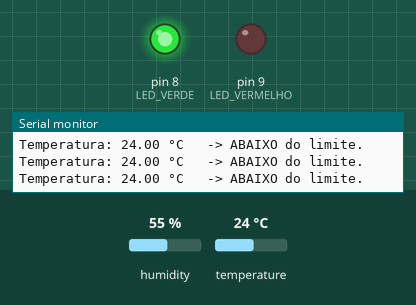
The sketch below on a simulated Arduino Uno, built with avr-gcc and run on an emulated ATmega328P. On the bench: output pins drawn as LEDs (lit = HIGH), the last lines printed to the serial monitor. Inputs (shaded band) come from the test bench; at power-on: temperature 24 °C, humidity 55 %.

Above: at 5.3 s.
5.4 s: temperature set to 26 °C
At 8.2 s:
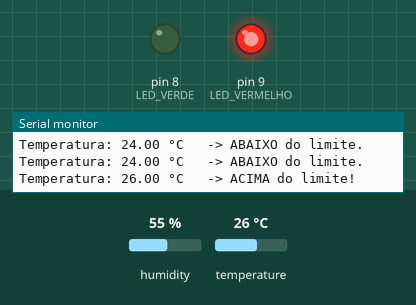
9.6 s: temperature set to 12 °C
At 11.4 s:
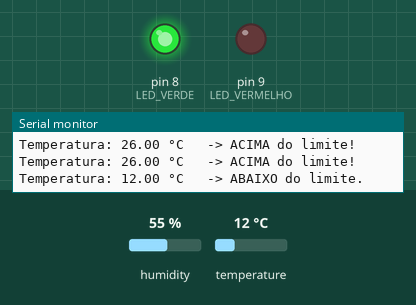
13.8 s: temperature set to 28 °C
At 17.8 s:
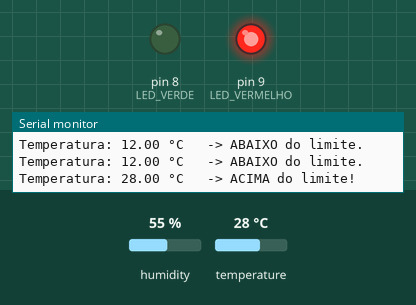
Timing chart, 0 to 19.3 s (numbered marks = the images above; inputs shaded):
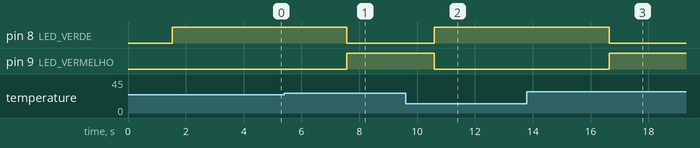

The sketch:

Temperatura3N.ino
```cpp
#include <DHT.h>

#define DHTPIN 2
#define DHTTYPE DHT11
DHT dht(DHTPIN, DHTTYPE);

#define LED_VERDE 8
#define LED_VERMELHO 9

float LIMITE = 25.0;

void setup() {
  Serial.begin(9600);
  dht.begin();
  pinMode(LED_VERDE, OUTPUT);
  pinMode(LED_VERMELHO, OUTPUT);
  Serial.println("=== Estacao de Temperatura ===");
}

void loop() {
  delay(1500);
  float t = dht.readTemperature();

  if (isnan(t)) {
    Serial.println("Erro ao ler o sensor!");
    return;
  }

  Serial.print("Temperatura: ");
  Serial.print(t);
  Serial.print(" °C   ");

  if (t >= LIMITE) {
    digitalWrite(LED_VERMELHO, HIGH);
    digitalWrite(LED_VERDE, LOW);
    Serial.println("-> ACIMA do limite!");
  } else {
    digitalWrite(LED_VERMELHO, LOW);
    digitalWrite(LED_VERDE, HIGH);
    Serial.println("-> ABAIXO do limite.");
  }
}
```

Measured:
- the behaviour switches between 24 and 25 °C on temperature (found by bisection; images 0 and 1)
- after the input at 5.4 s, pin 8 (LED_VERDE): HIGH → LOW after 2.2 s; pin 9 (LED_VERMELHO): LOW → HIGH after 2.2 s
- after the input at 9.6 s, pin 8 (LED_VERDE): LOW → HIGH after 1.0 s; pin 9 (LED_VERMELHO): HIGH → LOW after 1.0 s
- after the input at 13.8 s, pin 8 (LED_VERDE): HIGH → LOW after 2.8 s; pin 9 (LED_VERMELHO): LOW → HIGH after 2.8 s
